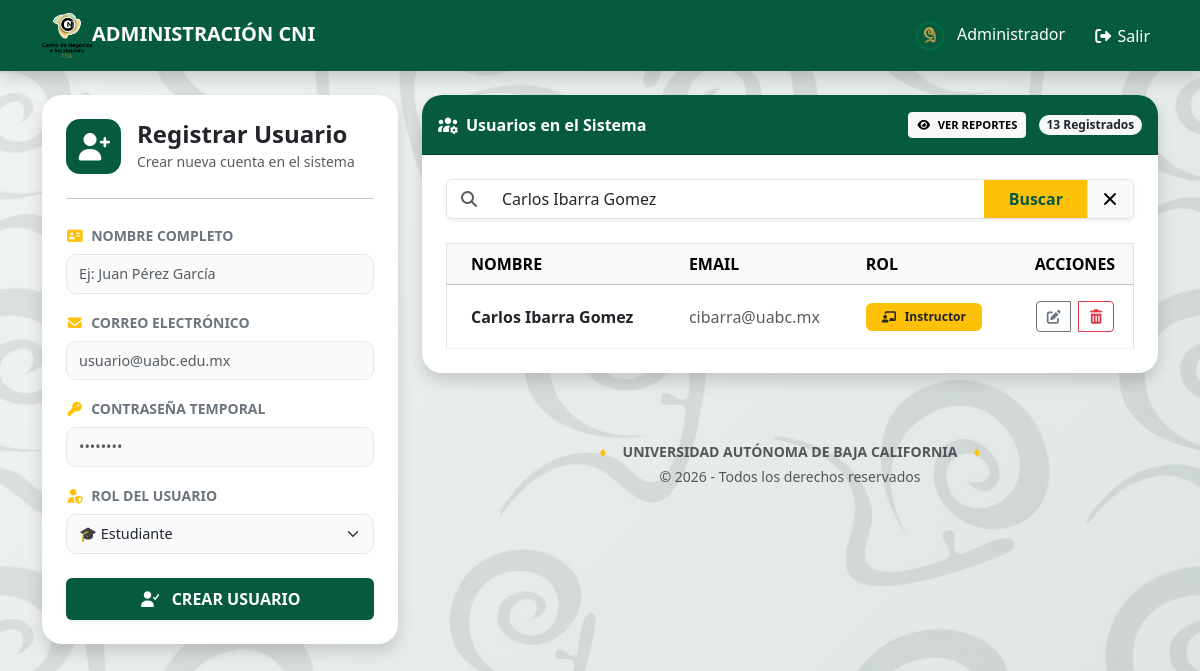
Page /Admin/index.php?buscar=Carlos Ibarra Gomez (signed in) on the committed database.
### tables this page shows
CREATE TABLE `usuarios` (
  `id` int(11) NOT NULL,
  `nombre` varchar(100) NOT NULL,
  `email` varchar(100) NOT NULL,
  `password` varchar(255) NOT NULL,
  `rol` enum('estudiante','instructor','admin') NOT NULL,
  `fecha_registro` timestamp NOT NULL DEFAULT current_timestamp()
);

### Admin/index.php (the view, shortened to what this page needs)
<?php
include 'Includes/header.php';
$db = ConexionDB::obtenerConexion();
$buscar = isset($_GET['buscar']) ? mysqli_real_escape_string($db, $_GET['buscar']) : '';
$registros_por_pagina = 5;
$pagina_actual = isset($_GET['pagina']) ? (int)$_GET['pagina'] : 1;
$offset = ($pagina_actual - 1) * $registros_por_pagina;
$where = "";
if (!empty($buscar)) {
    $where = " WHERE nombre LIKE '%$buscar%' OR email LIKE '%$buscar%' ";
}
$res_total_abs = mysqli_query($db, "SELECT COUNT(*) as total FROM usuarios");
$total_usuarios = mysqli_fetch_assoc($res_total_abs)['total'];
$sql_usuarios = "SELECT * FROM usuarios $where ORDER BY id DESC LIMIT $offset, $registros_por_pagina";
$resultado = mysqli_query($db, $sql_usuarios);
?>
<div class="container mt-4">
    <div class="row">
        <div class="col-lg-4 mb-4">
            <div class="card shadow border-0 card-registro">
                <div class="card-body p-4">
                    <div class="d-flex align-items-center mb-4">
                        <div class="icon-header-box me-3">
                            <i class="fa-solid fa-user-plus fs-3"></i>
                        </div>
                        <div>
                            <h4 class="fw-bold mb-0 text-dark">Registrar Usuario</h4>
                            <small class="text-muted">Crear nueva cuenta en el sistema</small>
                        </div>
                    </div>
                    <hr class="opacity-25 mb-4">
                    <form action="Includes/usuarios.php" method="POST">
                        <div class="mb-3">
                            <label class="form-label small fw-bold text-secondary text-uppercase">
                                <i class="fa-solid fa-address-card me-1 text-warning"></i> Nombre Completo
                            </label>
                            <input type="text" name="nombre" class="form-control custom-input py-2" placeholder="Ej: Juan Pérez García" required>
                        </div>
                        <div class="mb-3">
                            <label class="form-label small fw-bold text-secondary text-uppercase">
                                <i class="fa-solid fa-envelope me-1 text-warning"></i> Correo Electrónico
                            </label>
                            <input type="email" name="email" class="form-control custom-input py-2" placeholder="usuario@uabc.edu.mx" required>
                        </div>
                        <div class="mb-3">
                            <label class="form-label small fw-bold text-secondary text-uppercase">
                                <i class="fa-solid fa-key me-1 text-warning"></i> Contraseña Temporal
                            </label>
                            <input type="password" name="password" class="form-control custom-input py-2" placeholder="••••••••" required>
                        </div>
                        <div class="mb-4">
                            <label class="form-label small fw-bold text-secondary text-uppercase">
                                <i class="fa-solid fa-user-shield me-1 text-warning"></i> Rol del Usuario
                            </label>
                            <select name="rol" class="form-select custom-input py-2" required>
                                <option value="estudiante" selected>🎓 Estudiante</option>
                            </select>
                        </div>
                        <button type="submit" class="btn btn-uabc-green w-100 py-2 fw-bold text-uppercase shadow-sm" style="background-color: #065b3e; color: white;">
                            <i class="fa-solid fa-user-check me-2"></i> Crear Usuario
                        </button>
                    </form>
                </div>
            </div>
        </div>
        <div class="col-lg-8">
            <div class="card shadow border-0 card-tabla">
                <div class="card-header bg-custom-green text-white d-flex justify-content-between align-items-center p-3">
                    <div class="d-flex align-items-center">
                        <i class="fa-solid fa-users-gear me-2"></i>
                        <span class="fw-bold">Usuarios en el Sistema</span>
                    </div>
                    <div>
                        <a href="Estadisticas.php" class="btn btn-sm btn-light fw-bold me-2" style="font-size: 0.7rem;">
                            <i class="fa-solid fa-eye me-1"></i> VER REPORTES
                        </a>
                        <span class="badge bg-light text-dark rounded-pill"><?php echo $total_usuarios; ?> Registrados</span>
                    </div>
                </div>
                <div class="card-body p-4">
                    <form method="GET" action="" class="mb-4">
                        <div class="input-group shadow-sm border rounded">
                            <span class="input-group-text bg-white border-0 text-muted"><i class="fa-solid fa-magnifying-glass"></i></span>
                            <input type="text" name="buscar" class="form-control border-0" placeholder="Buscar por nombre o correo electrónico..." value="<?php echo htmlspecialchars($buscar); ?>">
                            <button class="btn btn-warning fw-bold px-4" type="submit" style="color: #065b3e;">Buscar</button>
                            <?php if (!empty($buscar)): ?>
                                <a href="index.php" class="btn btn-light border-start"><i class="fa-solid fa-xmark"></i></a>
                            <?php endif; ?>
                        </div>
                    </form>
                    <div class="table-responsive">
                        <table class="table table-hover align-middle mb-0 border">
                            <thead class="table-light">
                                <tr>
                                    <th class="ps-4">NOMBRE</th>
                                    <th>EMAIL</th>
                                    <th>ROL</th>
                                    <th class="text-center">ACCIONES</th>
                                </tr>
                            </thead>
                            <tbody>
                                <?php if ($resultado && mysqli_num_rows($resultado) > 0): ?>
                                    <?php while ($user = mysqli_fetch_assoc($resultado)): ?>
                                        <tr>
                                            <td class="ps-4 fw-bold text-dark"><?php echo $user['nombre']; ?></td>
                                            <td class="text-muted"><?php echo $user['email']; ?></td>
                                            <td>
                                                <?php
                                                switch ($user['rol']) {
                                                    case 'instructor':
                                                        $b_class = 'bg-warning text-dark'; $icon = 'fa-chalkboard-user'; $lbl = 'Instructor'; break;
                                                }
                                                ?>
                                                <span class="badge <?php echo $b_class; ?> d-inline-flex align-items-center px-3 py-2">
                                                    <i class="fa-solid <?php echo $icon; ?> me-2"></i> <?php echo $lbl; ?>
                                                </span>
                                            </td>
                                            <td class="text-center">
                                                <div class="btn-group gap-2">
                                                    <a href="Editar_Usuario.php?id=<?php echo $user['id']; ?>" class="btn btn-outline-secondary btn-sm">
                                                        <i class="fa-solid fa-pen-to-square"></i>
                                                    </a>
                                                    <a href="Includes/usuarios.php?action=borrar&id=<?php echo $user['id']; ?>" class="btn btn-outline-danger btn-sm" onclick="return confirm('¿Estás seguro de eliminar a este usuario?')">
                                                        <i class="fa-solid fa-trash-can"></i>
                                                    </a>
                                                </div>
                                            </td>
                                        </tr>
                                    <?php endwhile; ?>
                                <?php endif; ?>
                            </tbody>
                        </table>
                    </div>
                </div>
            </div>
            <footer class="footer-uabc mt-5 text-center text-muted small">
                <div class="d-flex align-items-center justify-content-center">
                    <span class="text-warning">♦</span>
                    <span class="mx-3 text-uppercase fw-bold">Universidad Autónoma de Baja California</span>
                    <span class="text-warning">♦</span>
                </div>
                <div class="mt-1">© 2026 - Todos los derechos reservados</div>
            </footer>
        </div>
    </div>
<?php include 'Includes/Footer.php'; ?>

### Admin/Includes/Header.php (style rules this page uses)
body { background: linear-gradient(135deg, rgba(240, 244, 243, 0.8) 0%, rgba(216, 226, 223, 0.8) 100%), url("../Assets/Img/FondoCimarron.jpg"); background-size: cover; background-position: center; background-repeat: repeat; background-attachment: fixed; min-height: 100vh; }
.bg-custom-green { background-color: #065b3e !important; }
.card-registro { border-radius: 20px !important; overflow: hidden; }
.icon-header-box { background-color: #065b3e; color: white; width: 55px; height: 55px; display: flex; align-items: center; justify-content: center; border-radius: 14px; }
.custom-input { background-color: #f9fafb !important; border: 1px solid #e5e7eb !important; border-radius: 10px !important; font-size: 0.9rem; }
.card-tabla { border-radius: 20px !important; overflow: hidden; }
.align-middle td { padding-top: 1rem; padding-bottom: 1rem; border-bottom: 1px solid #f1f5f9; }

### Admin/Includes/Footer.php (style rules this page uses)
.footer-uabc { padding: 20px 0; color: #7a7a7a; font-family: 'Segoe UI', Tahoma, Geneva, Verdana, sans-serif; }
.mt-5 { margin-top: 3rem !important; }

### rows in the picture
usuarios: nombre "Carlos Ibarra Gomez", email "cibarra@uabc.mx", rol "Instructor"

### other values in the picture
$_SESSION['nombre'] "Administrador"
$total_usuarios "13"
